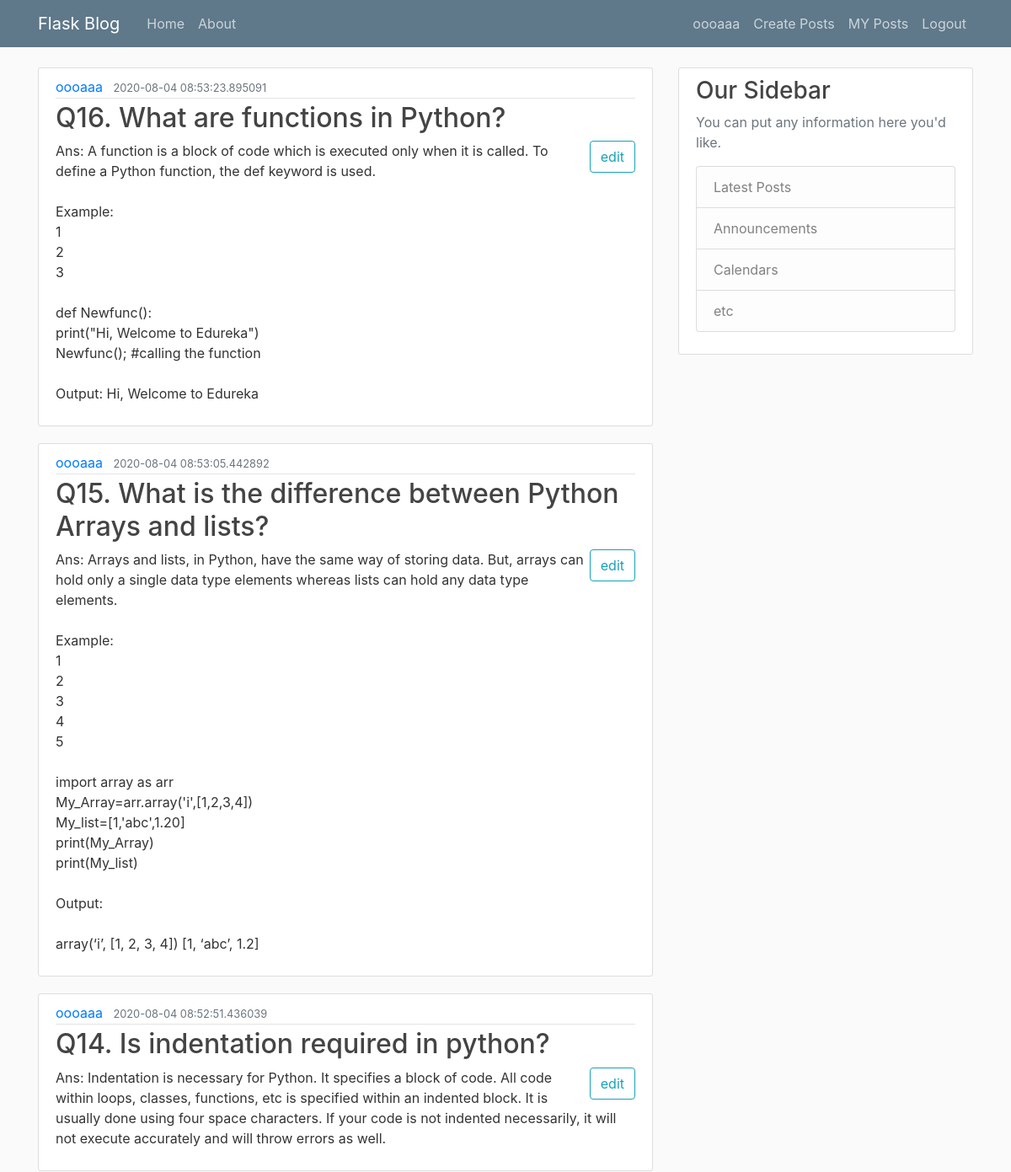
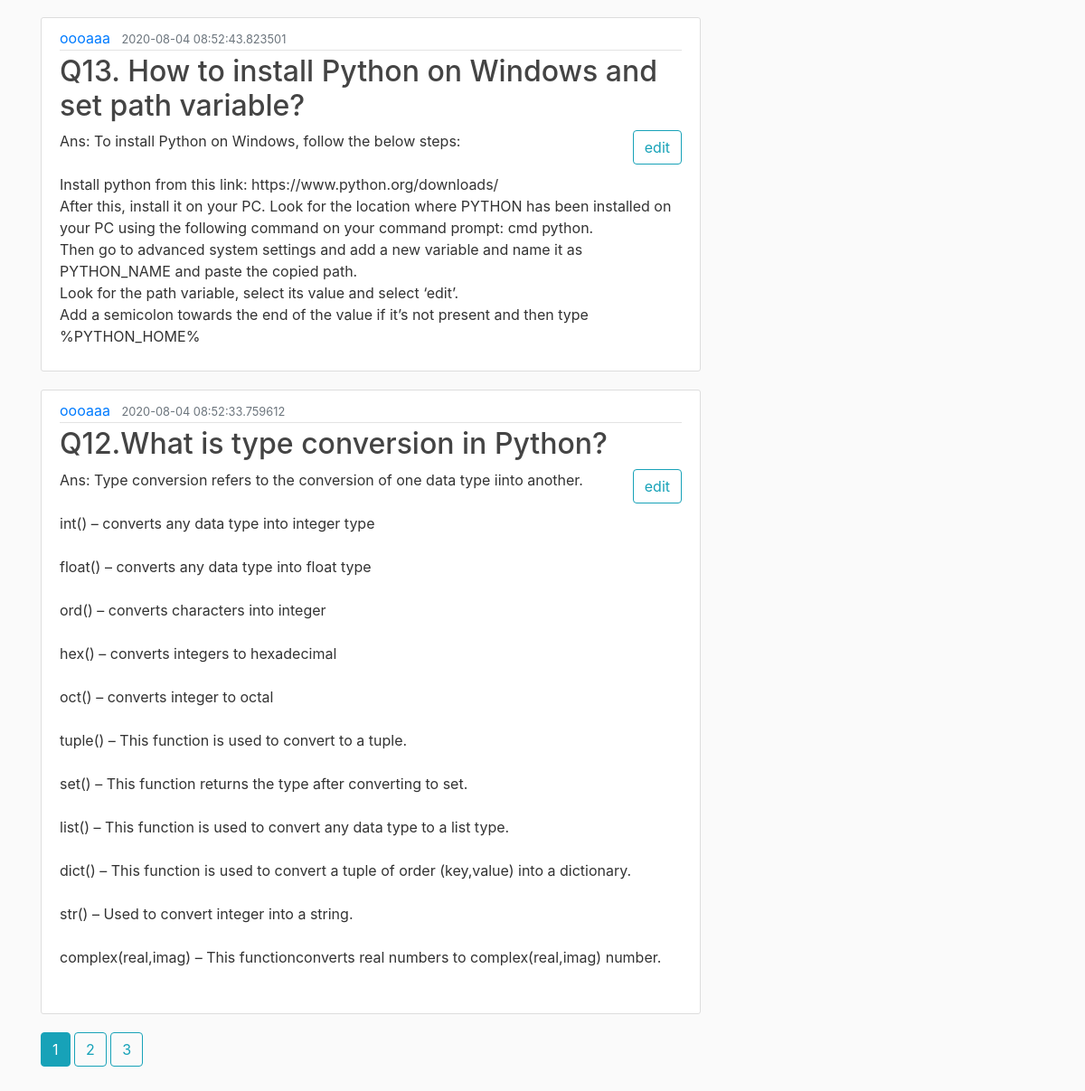
The page /posts/3 (signed in) on the database its author committed (2 pictures, top to bottom).
### blogflask/models.py (models this page shows, shortened)
class User(db.Model, UserMixin):
    id = db.Column(db.Integer, primary_key=True)
    username = db.Column(db.String(20), unique=True, nullable=False)
    email = db.Column(db.String(120), unique=True, nullable=False)
    image_file = db.Column(db.String(20), nullable=False, default='default.jpg')
    passwords = db.Column(db.String(20), nullable=False)
    posts = db.relationship('Post', backref='author', lazy=True)

class Post(db.Model):
    id = db.Column(db.Integer, primary_key=True)
    title = db.Column(db.String(100), nullable=False)
    date_posted = db.Column(db.DateTime, nullable=False, default=datetime.utcnow)
    content = db.Column(db.Text, nullable=False)
    user_id = db.Column(db.Integer, db.ForeignKey('user.id'), nullable=False)

### blogflask/users/routes.py (the view)
@users.route('/posts/<user_id>')
def user_posts(user_id):
    user = User.query.get(user_id)
    page = request.args.get('page', 1, type=int)
    posts = Post.query.filter_by(user_id=user_id).order_by(Post.date_posted.desc()).paginate(page=page, per_page=5)
    return render_template("user_posts.html", posts=posts, title=current_user.username + ' Posts', user=user)

### blogflask/models.py (called while the page is built)
@login_manager.user_loader
def load_user(user_id):
    return User.query.get(int(user_id))

### blogflask/templates/user_posts.html
{% extends "layout.html" %}
{% block content %}
    {% for post in posts.items %}
        <article class="media content-section">
            <div class="media-body">
                <div class="article-metadata">
                    <a class="mr-2" href="{{ url_for('users.user_posts',user_id=user.id)}}">{{ user.username}}</a>
                    <small class="text-muted">{{ post.date_posted }}</small>
                </div>
                <h2><a class="article-title" href="#">{{ post.title }}</a></h2>
                <a href="{{ url_for('posts.post_edit',post_id=post.id) }}" ><button type="button" class="btn btn-outline-info" style="float: right;">edit</button> </a>
                <p class="article-content">{{ post.content }}</p>
            </div>
        </article>
    {% endfor %}
    {% for page_num in posts.iter_pages(left_edge=1,right_edge=1,left_current=2,right_current=2) %}
        {% if page_num %}
            {% if posts.page==page_num %}
            <a class="btn btn-info btn-xs" href="{{ url_for('users.user_posts' ,user_id=user.id, page = page_num) }}">{{ page_num }}</a>
            {% else %}
                <a class="btn btn-outline-info btn-xs" href="{{ url_for('users.user_posts' ,user_id=user.id, page = page_num) }}">{{ page_num }}</a>
            {% endif %}
            {% else %}
            <b>...</b>
        {% endif %}
    {% endfor %}
{% endblock content %}

### blogflask/templates/layout.html (shortened to what this page needs)
<!DOCTYPE html>
<html >
<head>
<link rel="stylesheet" href="https://maxcdn.bootstrapcdn.com/bootstrap/4.5.0/css/bootstrap.min.css">
    <link rel="stylesheet" type="text/css" href="{{ url_for('static', filename='main.css') }}">
</head>
<body>
<header class="site-header">
    <nav class="navbar navbar-expand-md navbar-dark bg-steel fixed-top">
        <div class="container">
            <a class="navbar-brand mr-4" href="/">Flask Blog</a>
            <div class="collapse navbar-collapse" id="navbarToggle">
                <div class="navbar-nav mr-auto">
                    <a class="nav-item nav-link" href="/">Home</a>
                    <a class="nav-item nav-link" href="/about">About</a>
                </div>
                <div class="navbar-nav">
                    {% if current_user.is_authenticated %}
                        <a class="nav-item nav-link" href="/account">{{current_user.username }}</a>
                        <a class="nav-item nav-link" href="/post/new">Create Posts</a>
                         <a class="nav-item nav-link" href="{{ url_for('users.user_posts',user_id=current_user.id) }}">MY Posts</a>
                        <a class="nav-item nav-link" href="/logout">Logout</a>
                    {% else %}
                    <a class="nav-item nav-link" href="/login">Login</a>
                    <a class="nav-item nav-link" href="/register">Register</a>
                {% endif %}
                </div>
            </div>
        </div>
    </nav>
</header>
<main role="main" class="container">
    <div class="row">
        <div class="col-md-8">
            {% block content %}{% endblock %}
        </div>
        <div class="col-md-4">
            <div class="content-section">
                <h3>Our Sidebar</h3>
                <p class='text-muted'>You can put any information here you'd like.
                <ul class="list-group">
                    <li class="list-group-item list-group-item-light">Latest Posts</li>
                    <li class="list-group-item list-group-item-light">Announcements</li>
                    <li class="list-group-item list-group-item-light">Calendars</li>
                    <li class="list-group-item list-group-item-light">etc</li>
                </ul>
                </p>
            </div>
        </div>
    </div>
<br>
<br>
    <br>
    <br>
</main>
</body>
</html>

### blogflask/static/main.css (style rules this page uses)
body { background: #fafafa; color: #333333; margin-top: 5rem; }
h1, h2, h3, h4, h5, h6 { color: #444444; }
.bg-steel { background-color: #5f788a; }
.site-header .navbar-nav .nav-link { color: #cbd5db; }
.content-section { background: #ffffff; padding: 10px 20px; border: 1px solid #dddddd; border-radius: 3px; margin-bottom: 20px; }
.article-title { color: #444444; }
.article-content { white-space: pre-line; }
.article-metadata { padding-bottom: 1px; margin-bottom: 4px; border-bottom: 1px solid #e3e3e3 }

### rows shown on the page
User: username "oooaaa"
Post: date_posted "2020-08-04 08:53:23.895091", title "Q16. What are functions in Python?", content "Ans: A function is a block of code which is executed only when it is called. To define a Python function, the def keyword is used. Example: 1 2 3 def Newfunc(): print(\"Hi, Welcome to Edureka\") Newfunc(); #calling the function Output: Hi, Welcome to Edureka"
Post: date_posted "2020-08-04 08:53:05.442892", title "Q15. What is the difference between Python Arrays and lists?", content "Ans: Arrays and lists, in Python, have the same way of storing data. But, arrays can hold only a single data type elements whereas lists can hold any data type elements. Example: 1 2 3 4 5 import array as arr My_Array=arr.array('i',[1,2,3,4]) My_list=[1,'abc',1.20] print(My_Array) print(My_list) Output: array(‘i’, [1, 2, 3, 4]) [1, ‘abc’, 1.2]"
Post: date_posted "2020-08-04 08:52:51.436039", title "Q14. Is indentation required in python?", content "Ans: Indentation is necessary for Python. It specifies a block of code. All code within loops, classes, functions, etc is specified within an indented block. It is usually done using four space characters. If your code is not indented necessarily, it will not execute accurately and will throw errors as well."
Post: date_posted "2020-08-04 08:52:43.823501", title "Q13. How to install Python on Windows and set path variable?", content "Ans: To install Python on Windows, follow the below steps: Install python from this link: https://www.python.org/downloads/ After this, install it on your PC. Look for the location where PYTHON has been installed on your PC using the following command on your command prompt: cmd python. Then go to advanced system settings and add a new variable and name it as PYTHON_NAME and paste the copied path. Look for the path variable, select its value and select ‘edit’. Add a semicolon towards the end of the value if it’s not present and then type %PYTHON_HOME%"
Post: date_posted "2020-08-04 08:52:33.759612", title "Q12.What is type conversion in Python?", content "Ans: Type conversion refers to the conversion of one data type iinto another. int() – converts any data type into integer type float() – converts any data type into float type ord() – converts characters into integer hex() – converts integers to hexadecimal oct() – converts integer to octal tuple() – This function is used to convert to a tuple. set() – This function returns the type after converting to set. list() – This function is used to convert any data type to a list type. dict() – This function is used to convert a tuple of order (key,value) into a dictionary. str() – Used to convert integer into a string. complex(real,imag) – This functionconverts real numbers to complex(real,imag)…"

### other values the page prints
{{ page_num }} "1"
{{ page_num }} "2" "3"
